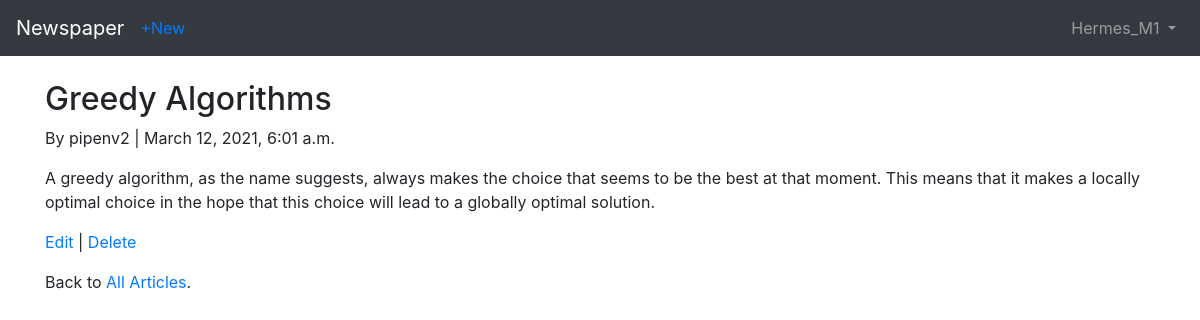
Screenshot of /articles/3/ (signed in) with the database file from the repository.
### users/models.py (models this page shows)
class CustomUser(AbstractUser):
    age = models.PositiveIntegerField(null=True, blank=True)

### articles/models.py (models this page shows, shortened)
class Article(models.Model):
    title = models.CharField(max_length = 255)
    body = models.TextField()
    date = models.DateTimeField(auto_now_add = True)
    author = models.ForeignKey(get_user_model(), on_delete=models.CASCADE)

### articles/views.py (the view)
# urls.py: path('<int:pk>/', ArticleDetailView.as_view(), name='article_detail'),
class ArticleDetailView(DetailView):
    model = Article
    template_name = 'article_detail.html'
    login_url = 'login'

### templates/article_detail.html
{% extends 'base.html' %}
{%  block content %}
<div class='article-entry'>
    <h2> {{ object.title }} </h2>
    <p> By {{ object.author }} | {{ object.date }} </p>
    <p> {{ object.body }} </p>
</div>
    <p><a href="{% url 'article_edit' article.pk %}">Edit</a> | <a href="{% url 'article_delete' article.pk %}">Delete</a></p>
    <p>Back to <a href="{% url 'article_list' %}">All Articles</a>.</p>
{% endblock content %}

### templates/base.html (shortened to what this page needs)
<!DOCTYPE html>
<html lang="en">
<head>
    <link rel="stylesheet" href="https://maxcdn.bootstrapcdn.com/bootstrap/4.0.0/css/bootstrap.min.css">
</head>
<body>
    <nav class="navbar navbar-expand-md navbar-dark bg-dark mb-4">
        <a class="navbar-brand" href="{% url 'home' %}">Newspaper</a>
        {% if user.is_authenticated %}
            <ul class='navbar-nav mr-auto'>
                <li class='nav-item'>
                    <a href="{% url 'article_new' %}">+New</a>
                </li>
            </ul>
        {% endif %}
        <div class="collapse navbar-collapse" id="navbarCollapse">
            {% if user.is_authenticated %}
            <ul  l class="navbar-nav ml-auto">
                <li class="nav-item">
                    <a class="nav-link dropdown-toggle" href="#" id="userMenu" data-toggle="dropdown" aria-haspopup="true" aria-expanded="false">
                        {{ user.username }}
                    </a>
                </li>
            </ul>
            {% else %}
            <form class="form-inline ml-auto">
                <a href="{% url 'login' %}" class="btn btn-outline-secondary">Log In</a>
                <a href="{% url 'signup' %}" class="btn btn-primary ml-2">Sign up</a>
            </form>
            {% endif %}
        </div>
    </nav>
    <div class="container">
    {% block content %}
    {% endblock content %}
    </div>
</body>
</html>

### rows the page displays
CustomUser: username "Hermes_M1"
Article: title "Greedy Algorithms", author "pipenv2", date "March 12, 2021, 6:01 a.m.", body "A greedy algorithm, as the name suggests, always makes the choice that seems to be the best at that moment. This means that it makes a locally optimal choice in the hope that this choice will lead to a globally optimal solution."
